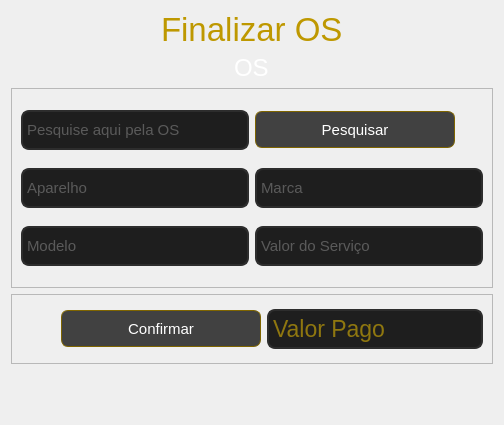
            <widget class="QWidget" name="page_10">
             <layout class="QVBoxLayout" name="verticalLayout_18">
              <item alignment="Qt::AlignHCenter">
               <widget class="QLabel" name="label_10">
                <property name="maximumSize">
                 <size>
                  <width>16777215</width>
                  <height>80</height>
                 </size>
                </property>
                <property name="font">
                 <font>
                  <pointsize>25</pointsize>
                 </font>
                </property>
                <property name="styleSheet">
                 <string notr="true">color: rgb(190, 152, 0);</string>
                </property>
                <property name="text">
                 <string>Finalizar OS</string>
                </property>
               </widget>
              </item>
              <item alignment="Qt::AlignHCenter">
               <widget class="QLabel" name="lbinformacao_finalizar">
                <property name="maximumSize">
                 <size>
                  <width>16777215</width>
                  <height>50</height>
                 </size>
                </property>
                <property name="font">
                 <font>
                  <pointsize>18</pointsize>
                 </font>
                </property>
                <property name="styleSheet">
                 <string notr="true">color:rgb(255, 255, 255);</string>
                </property>
                <property name="text">
                 <string>OS</string>
                </property>
               </widget>
              </item>
              <item>
               <widget class="QFrame" name="frame_10">
                <property name="minimumSize">
                 <size>
                  <width>0</width>
                  <height>200</height>
                 </size>
                </property>
                <property name="frameShape">
                 <enum>QFrame::StyledPanel</enum>
                </property>
                <property name="frameShadow">
                 <enum>QFrame::Raised</enum>
                </property>
                <layout class="QGridLayout" name="gridLayout_7">
                 <item row="2" column="1">
                  <widget class="QLineEdit" name="valor_finalizar">
                   <property name="minimumSize">
                    <size>
                     <width>0</width>
                     <height>40</height>
                    </size>
                   </property>
                   <property name="font">
                    <font>
                     <pointsize>11</pointsize>
                    </font>
                   </property>
                   <property name="styleSheet">
                    <string notr="true">QLineEdit {
	border: 2px solid rgb(45, 45, 45);
	border-radius: 8px;
	padding: 2px;
	background-color: rgb(30, 30, 30);	
	color: rgb(150, 150, 150);
}
QLineEdit:hover {
	border: 2px solid rgb(100,100, 100);
}
QLineEdit:focus {
	border: 2px solid rgb(255, 207, 0);	
	color: rgb(200, 200, 200);
}</string>
                   </property>
                   <property name="readOnly">
                    <bool>false</bool>
                   </property>
                   <property name="placeholderText">
                    <string>Valor do Serviço</string>
                   </property>
                  </widget>
                 </item>
                 <item row="1" column="0">
                  <widget class="QLineEdit" name="aparelho_finalizar">
                   <property name="minimumSize">
                    <size>
                     <width>0</width>
                     <height>40</height>
                    </size>
                   </property>
                   <property name="font">
                    <font>
                     <pointsize>11</pointsize>
                    </font>
                   </property>
                   <property name="styleSheet">
                    <string notr="true">QLineEdit {
	border: 2px solid rgb(45, 45, 45);
	border-radius: 8px;
	padding: 2px;
	background-color: rgb(30, 30, 30);	
	color: rgb(150, 150, 150);
}
QLineEdit:hover {
	border: 2px solid rgb(100,100, 100);
}
QLineEdit:focus {
	border: 2px solid rgb(255, 207, 0);	
	color: rgb(200, 200, 200);
}</string>
                   </property>
                   <property name="readOnly">
                    <bool>true</bool>
                   </property>
                   <property name="placeholderText">
                    <string>Aparelho</string>
                   </property>
                  </widget>
                 </item>
                 <item row="1" column="1">
                  <widget class="QLineEdit" name="marca_finalizar">
                   <property name="minimumSize">
                    <size>
                     <width>0</width>
                     <height>40</height>
                    </size>
                   </property>
                   <property name="font">
                    <font>
                     <pointsize>11</pointsize>
                    </font>
                   </property>
                   <property name="styleSheet">
                    <string notr="true">QLineEdit {
	border: 2px solid rgb(45, 45, 45);
	border-radius: 8px;
	padding: 2px;
	background-color: rgb(30, 30, 30);	
	color: rgb(150, 150, 150);
}
QLineEdit:hover {
	border: 2px solid rgb(100,100, 100);
}
QLineEdit:focus {
	border: 2px solid rgb(255, 207, 0);	
	color: rgb(200, 200, 200);
}</string>
                   </property>
                   <property name="readOnly">
                    <bool>true</bool>
                   </property>
                   <property name="placeholderText">
                    <string>Marca</string>
                   </property>
                  </widget>
                 </item>
                 <item row="2" column="0">
                  <widget class="QLineEdit" name="modelo_finalizar">
                   <property name="minimumSize">
                    <size>
                     <width>0</width>
                     <height>40</height>
                    </size>
                   </property>
                   <property name="font">
                    <font>
                     <pointsize>11</pointsize>
                    </font>
                   </property>
                   <property name="styleSheet">
                    <string notr="true">QLineEdit {
	border: 2px solid rgb(45, 45, 45);
	border-radius: 8px;
	padding: 2px;
	background-color: rgb(30, 30, 30);	
	color: rgb(150, 150, 150);
}
QLineEdit:hover {
	border: 2px solid rgb(100,100, 100);
}
QLineEdit:focus {
	border: 2px solid rgb(255, 207, 0);	
	color: rgb(200, 200, 200);
}</string>
                   </property>
                   <property name="readOnly">
                    <bool>true</bool>
                   </property>
                   <property name="placeholderText">
                    <string>Modelo</string>
                   </property>
                  </widget>
                 </item>
                 <item row="0" column="0">
                  <widget class="QLineEdit" name="pesquisa_finalizar">
                   <property name="minimumSize">
                    <size>
                     <width>0</width>
                     <height>40</height>
                    </size>
                   </property>
                   <property name="font">
                    <font>
                     <pointsize>11</pointsize>
                    </font>
                   </property>
                   <property name="styleSheet">
                    <string notr="true">QLineEdit {
	border: 2px solid rgb(45, 45, 45);
	border-radius: 8px;
	padding: 2px;
	background-color: rgb(30, 30, 30);	
	color: rgb(150, 150, 150);
}
QLineEdit:hover {
	border: 2px solid rgb(100,100, 100);
}
QLineEdit:focus {
	border: 2px solid rgb(255, 207, 0);	
	color: rgb(200, 200, 200);
}</string>
                   </property>
                   <property name="placeholderText">
                    <string>Pesquise aqui pela OS</string>
                   </property>
                  </widget>
                 </item>
                 <item row="0" column="1" alignment="Qt::AlignLeft">
                  <widget class="QPushButton" name="btnpesquisa_finalizar">
                   <property name="minimumSize">
                    <size>
                     <width>200</width>
                     <height>37</height>
                    </size>
                   </property>
                   <property name="font">
                    <font>
                     <pointsize>11</pointsize>
                    </font>
                   </property>
                   <property name="styleSheet">
                    <string notr="true">QPushButton {
	color: rgb(255, 255, 255);
	background-color: rgb(65, 65, 65);
	border: 1px solid;
    border-radius:7px;
	
	border-color: rgb(127, 101, 0);
}

QPushButton:hover {
	background-color: rgb(255, 207,0);
    color: rgb(0, 0, 0);
}</string>
                   </property>
                   <property name="text">
                    <string>Pesquisar</string>
                   </property>
                  </widget>
                 </item>
                </layout>
               </widget>
              </item>
              <item>
               <widget class="QFrame" name="frame_16">
                <property name="minimumSize">
                 <size>
                  <width>0</width>
                  <height>70</height>
                 </size>
                </property>
                <property name="maximumSize">
                 <size>
                  <width>16777215</width>
                  <height>140</height>
                 </size>
                </property>
                <property name="frameShape">
                 <enum>QFrame::StyledPanel</enum>
                </property>
                <property name="frameShadow">
                 <enum>QFrame::Raised</enum>
                </property>
                <layout class="QHBoxLayout" name="horizontalLayout_3">
                 <item>
                  <spacer name="horizontalSpacer">
                   <property name="orientation">
                    <enum>Qt::Horizontal</enum>
                   </property>
                   <property name="sizeHint" stdset="0">
                    <size>
                     <width>40</width>
                     <height>20</height>
                    </size>
                   </property>
                  </spacer>
                 </item>
                 <item>
                  <widget class="QPushButton" name="btnconfirmar_finalizar">
                   <property name="minimumSize">
                    <size>
                     <width>200</width>
                     <height>37</height>
                    </size>
                   </property>
                   <property name="font">
                    <font>
                     <pointsize>11</pointsize>
                    </font>
                   </property>
                   <property name="styleSheet">
                    <string notr="true">QPushButton {
	color: rgb(255, 255, 255);
	background-color: rgb(65, 65, 65);
	border: 1px solid;
    border-radius:7px;
	
	border-color: rgb(127, 101, 0);
}

QPushButton:hover {
	background-color: rgb(255, 207,0);
    color: rgb(0, 0, 0);
}</string>
                   </property>
                   <property name="text">
                    <string>Confirmar</string>
                   </property>
                  </widget>
                 </item>
                 <item>
                  <widget class="QLineEdit" name="valorpago_finalizar">
                   <property name="minimumSize">
                    <size>
                     <width>0</width>
                     <height>40</height>
                    </size>
                   </property>
                   <property name="font">
                    <font>
                     <pointsize>17</pointsize>
                    </font>
                   </property>
                   <property name="styleSheet">
                    <string notr="true">QLineEdit {
	
	color: rgb(255, 207, 0);
	border: 2px solid rgb(45, 45, 45);
	border-radius: 8px;
	padding: 2px;
	background-color: rgb(30, 30, 30);	
	
}
QLineEdit:hover {
	border: 2px solid rgb(100,100, 100);
}
</string>
                   </property>
                   <property name="readOnly">
                    <bool>false</bool>
                   </property>
                   <property name="placeholderText">
                    <string>Valor Pago</string>
                   </property>
                  </widget>
                 </item>
                </layout>
               </widget>
              </item>
              <item>
               <spacer name="verticalSpacer_10">
                <property name="orientation">
                 <enum>Qt::Vertical</enum>
                </property>
                <property name="sizeType">
                 <enum>QSizePolicy::Fixed</enum>
                </property>
                <property name="sizeHint" stdset="0">
                 <size>
                  <width>20</width>
                  <height>50</height>
                 </size>
                </property>
               </spacer>
              </item>
             </layout>
            </widget>
